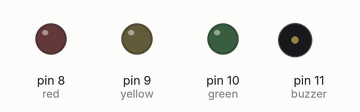
This sketch was run on a simulated Arduino Uno, built with avr-gcc and run on an emulated ATmega328P. Parts: output pins drawn as LEDs (lit = HIGH), buzzer (waves = sounding).

Above: at 0.1 s.
Timing chart, 0 to 0.1 s (numbered marks = the images above):
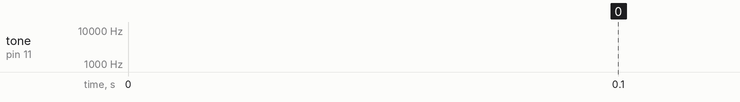

The sketch:

toneMelody.pde
```cpp
int red=8;
int yellow=9;
int green=10;
int road[] = {3,4,5,6,7};
int buzzer = 11;
int freqred = 450;
int freqgre = 500;


void setup(){
  pinMode(red,OUTPUT);
  pinMode(yellow,OUTPUT);
  pinMode(green,OUTPUT);

  }

void loop(){
  carpass(400, 500);
  /*
  digitalWrite(red,HIGH);
  buzTone(freqred, 1000, 8000);
  digitalWrite(red,LOW);
  digitalWrite(green,HIGH);
  buzTone(freqgre, 250, 8000);
  digitalWrite(green,LOW);

  digitalWrite(yellow,HIGH);
  //buzTone(440, 1000, 3000);
  transition(freqgre, freqred, 250, 1000, 3000);
  digitalWrite(yellow,LOW);
  */
}

void buzTone(int freq, int d, int dur) {
    unsigned long startTime, curTime = 0;

    while (curTime <= dur) {
      startTime = millis();
      tone(buzzer, freq);
      delay(d);
      noTone(buzzer);
      delay(d);
      curTime = curTime + millis() - startTime;
      }
}

void transition (int startF, int endF, int startD, int endD, int dur) {
   unsigned long begTime, curTime = 0;
   float curF = startF, d = startD;

    while (curTime <= dur) {
      begTime = millis();
      tone(buzzer, curF);
      delay(d);
      noTone(buzzer);
      delay(d);
      d += ((endD - startD)/((1.0)*dur))*(millis()-begTime);
      curF -= (startF-endF)/((1.0)*dur)*(millis()-begTime);
      curTime += millis() - begTime;
    }
}

void carpass(int startF, int endF) {
      int dur = 2000, curTime = 0, startTime, curF = startF;

      while(curTime <= dur) {
        startTime = millis();
        tone(buzzer, curF);
        curF += 1;//(endF - startF)/(dur)*(millis() - startTime);
        curTime += millis() - startTime;
      }
}
```
